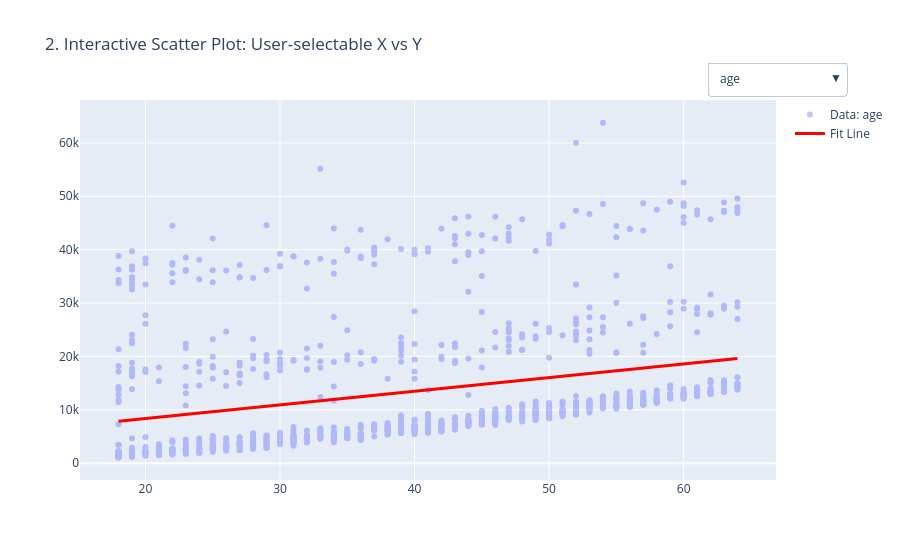

The cell this chart's notebook holds for it:
### Markdown cell above
### **2. interactive scatter plot with a dropdown menu for feature selection**

### Code cell
fig2 = go.Figure()

for col in feature_names:
    # Add scatter points for the current feature
    fig2.add_trace(go.Scatter(x=X_train_df[col], y=Y_train, mode='markers', 
                             name=f'Data: {col}', visible=False, opacity=0.4))
    m, b = np.polyfit(X_train_df[col], Y_train, 1)
    x_range = np.linspace(X_train_df[col].min(), X_train_df[col].max(), 100)
    fig2.add_trace(go.Scatter(x=x_range, y=m*x_range + b, mode='lines', 
                             name=f'Fit Line', visible=False, line=dict(color='red', width=3)))
    
fig2.data[0].visible = True
fig2.data[1].visible = True

buttons = [dict(label=col, method="update", 
           args=[{"visible": [i==idx*2 or i==idx*2+1 for i in range(len(fig2.data))]}, 
           {"title": f"Scatter: {col} vs Charges"}]) for idx, col in enumerate(feature_names)]

fig2.update_layout(updatemenus=[dict(active=0, buttons=buttons, x=1.1, y=1.1)], 
                  title="2. Interactive Scatter Plot: User-selectable X vs Y")
fig2.show()
